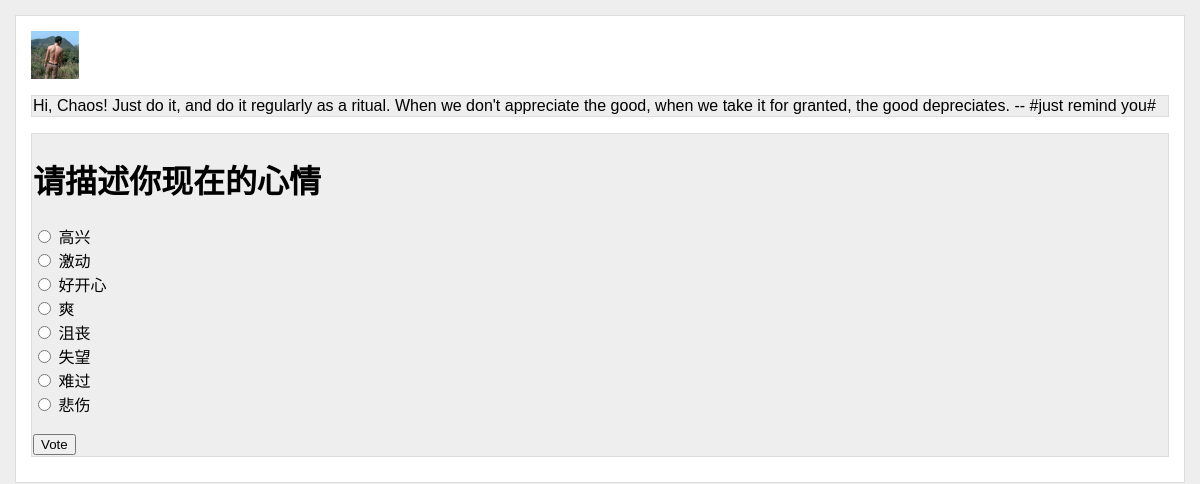
The page /polls/1/ on the database its author committed.
### polls/models.py (models this page shows, shortened)
@python_2_unicode_compatible
class Question(models.Model):
    question_text = models.CharField('问题', max_length=200)
    pub_date = models.DateTimeField('发布日期')
    def was_published_recently(self):
        now = timezone.now()
        return now - datetime.timedelta(days=1) <= self.pub_date <= now
    was_published_recently.admin_order_field = 'pub_date'
    was_published_recently.boolean = True
    was_published_recently.short_description = 'Published recently?'

@python_2_unicode_compatible
class Choice(models.Model):
    question = models.ForeignKey(Question)
    choice_text = models.CharField('选项', max_length=200)
    votes = models.IntegerField('票数', default=0)

### polls/views.py (the view)
# urls.py: url(r'^(?P<pk>[0-9]+)/$', views.DetailView.as_view(), name='detail'),
class DetailView(generic.DetailView):
    model = Question
    template_name = 'polls/detail.html'
    def get_queryset(self):
        return Question.objects.filter(pub_date__lte=timezone.now())

### polls/templates/polls/detail.html (shortened to what this page needs)
{% extends 'polls/base.html' %}
{% block content %}
<div class="detail">
<h1>{{ question.question_text }}</h1>
<form action="{% url 'polls:vote' question.id %}" method="post">
{% for choice in question.choice_set.all %}
    <input type="radio" name="choice" id="choice{{ forloop.counter }}" value="{{ choice.id }}" />
    <label for="choice{{ forloop.counter }}">{{ choice.choice_text }}</label><br />
{% endfor %}
<br />
<input type="submit" value="Vote" />
</form>
</div>
{% endblock %}

### polls/static/polls/style.css (style rules this page uses)
html { background-color: #eee; font-family: "Trebuchet MS", Arial, Helvetica, sans-serif; }
body { background-color: #fff; border: 1px solid #ddd; padding: 15px; margin: 15px; }
div.detail { margin: 10px auto; text-align: left; font-size: 32px; }
div.detail { margin: 10px auto; background-color: #eee; border: 1px solid #ddd; padding: 1px; font-size: 16px; text-align: left; }

### rows shown on the page
Question: question_text "请描述你现在的心情"
Choice: choice_text "高兴"
Choice: choice_text "激动"
Choice: choice_text "好开心"
Choice: choice_text "爽"
Choice: choice_text "沮丧"
Choice: choice_text "失望"
Choice: choice_text "难过"
Choice: choice_text "悲伤"
